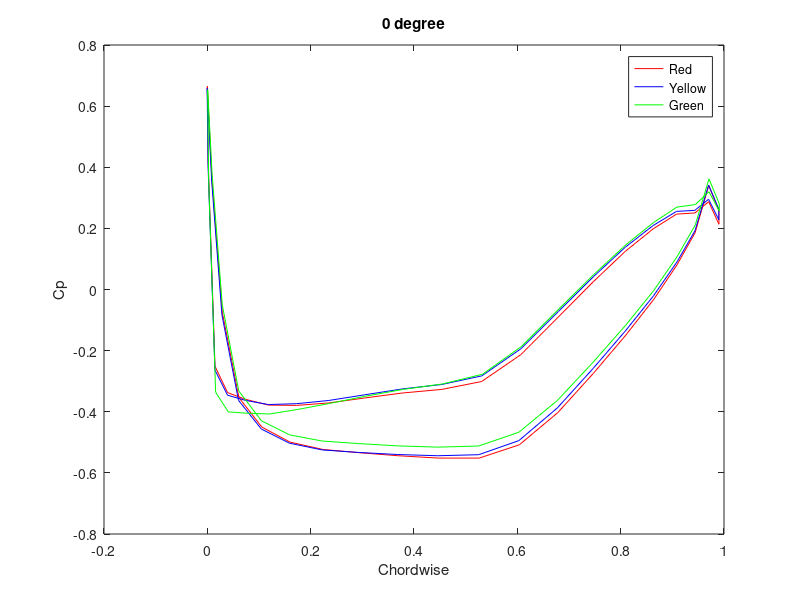
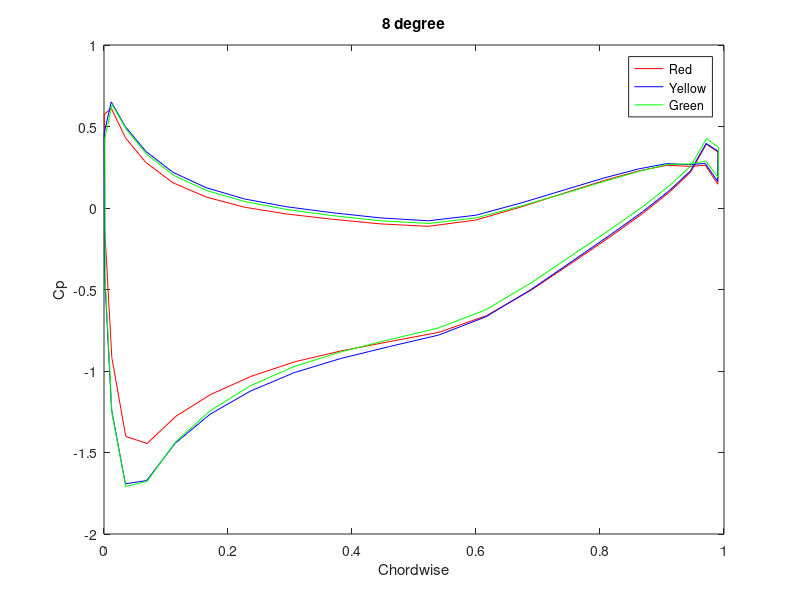
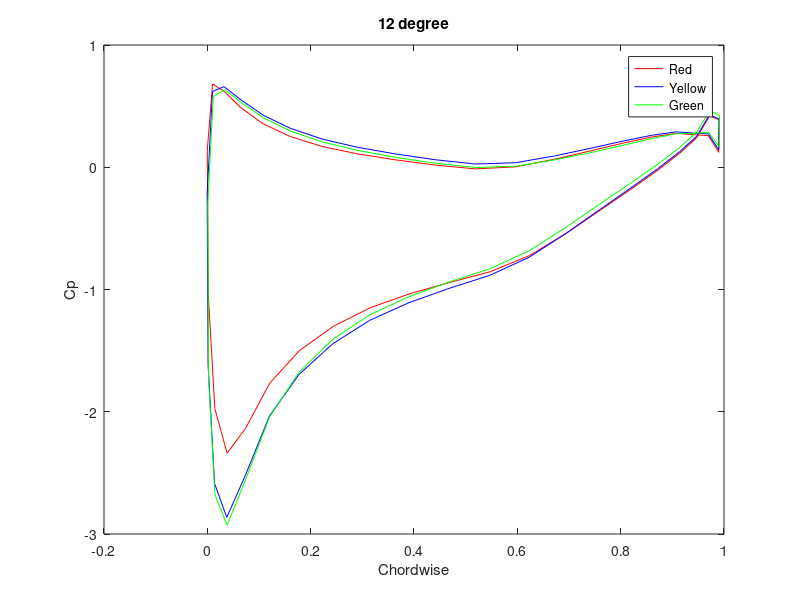
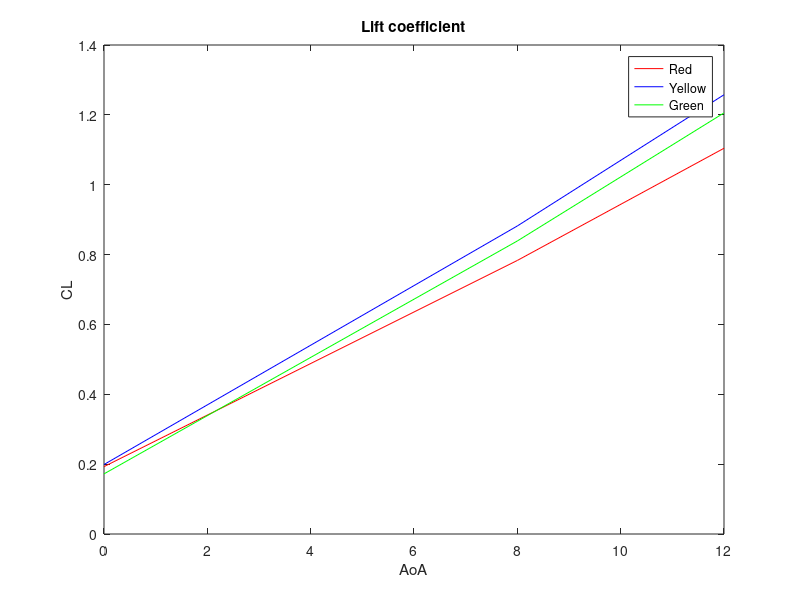

These charts were generated, in order, by the following MATLAB code:
%Panel code
clear
clc

%mesh size
% 12 panels for span, 10, 15, 20 panels for chord

%% 0 degree
% mesh 20
pressuredistribution1 = [
      -4.66634674E-06  0.664966166    ;
   8.91609304E-03  0.361990541    ;
   2.88998354E-02  -7.37983435E-02;
   6.10768534E-02 -0.353486478    ;
  0.105354339     -0.450062990    ;
  0.160045773     -0.499380231    ;
  0.223411322     -0.523333848    ;
  0.293655634     -0.533900082    ;
  0.368876547     -0.543866098    ;
  0.447084218     -0.551587820    ;
  0.526195467     -0.551654160    ;
  0.604010224     -0.508052766    ;
  0.678362906     -0.402745366    ;
  0.747429550     -0.273844063    ;
  0.809738636     -0.149704441    ;
  0.863992274      -3.24173123E-02;
  0.909019232       8.05969238E-02;
  0.944132686      0.186046362    ;
  0.970458567      0.340193987    ;
  0.990215898      0.257523268    ;
  0.990219295      0.213590831    ;
  0.970332980      0.287279099    ;
  0.943718910      0.250505418    ;
  0.908263266      0.246701658    ;
  0.862978697      0.198528841    ;
  0.808824301      0.124654420    ;
  0.747170269       2.57022660E-02;
  0.679360986      -8.99774134E-02;
  0.606784999     -0.213175505    ;
  0.530957878     -0.301049888    ;
  0.453782439     -0.326889545    ;
  0.377395362     -0.338674843    ;
  0.303807229     -0.355090559    ;
  0.234908089     -0.371184528    ;
  0.172482148     -0.379236013    ;
  0.118159719     -0.378172040    ;
   7.34105259E-02 -0.359223723    ;
   3.91410589E-02 -0.337281734    ;
   1.48263173E-02 -0.251201391    ;
   1.58589135E-03  0.418110430    ;
  -4.66634674E-06  0.664966166    ;
];
pressuredistribution2 = [
      -3.61428043E-04  0.658351243    ;
   8.41695908E-03  0.354144722    ;
   2.82584801E-02  -8.32092017E-02;
   6.03083000E-02 -0.362580538    ;
  0.104478024     -0.456446260    ;
  0.159080893     -0.502991319    ;
  0.222379074     -0.524917781    ;
  0.292579293     -0.533120811    ;
  0.367779911     -0.539868891    ;
  0.445993692     -0.543924153    ;
  0.525140762     -0.540543854    ;
  0.603025854     -0.494345158    ;
  0.677482426     -0.387400627    ;
  0.746673107     -0.258299202    ;
  0.809109509     -0.135557845    ;
  0.863481283      -2.08459981E-02;
  0.908608615       8.92124921E-02;
  0.943800986      0.192019090    ;
  0.970185757      0.341998875    ;
  0.989988625      0.263040364    ;
  0.990018785      0.227987975    ;
  0.970140040      0.295281738    ;
  0.943523049      0.258910775    ;
  0.908069670      0.255534053    ;
  0.862811804      0.209371537    ;
  0.808712602      0.138111860    ;
  0.747138023       4.17704061E-02;
  0.679421008      -7.18489438E-02;
  0.606933951     -0.193981022    ;
  0.531173170     -0.282606453    ;
  0.454032153     -0.310661703    ;
  0.377654910     -0.325302690    ;
  0.304057419     -0.344634622    ;
  0.235131055     -0.363094121    ;
  0.172661230     -0.373614579    ;
  0.118280664     -0.376425833    ;
   7.34622180E-02 -0.362634629    ;
   3.91159467E-02 -0.345868200    ;
   1.47145269E-02 -0.263650179    ;
   1.36234786E-03  0.408137113    ;
  -3.61428043E-04  0.658351243    ;
];
pressuredistribution3 = [
       6.40619779E-04  0.653791487    ;
   9.22972802E-03  0.377154410    ;
   2.88826302E-02  -5.00297956E-02;
   6.07597269E-02 -0.331741184    ;
  0.104777358     -0.429697663    ;
  0.159247339     -0.475665718    ;
  0.222436562     -0.495815396    ;
  0.292553067     -0.504147947    ;
  0.367698461     -0.511627913    ;
  0.445889443     -0.515773833    ;
  0.525050282     -0.512061417    ;
  0.602993906     -0.466939062    ;
  0.677553177     -0.362955213    ;
  0.746873617     -0.237513632    ;
  0.809445977     -0.117413610    ;
  0.863945901      -3.46231111E-03;
  0.909182549      0.107402302    ;
  0.944460273      0.211402372    ;
  0.970910311      0.362014323    ;
  0.990761518      0.280902207    ;
  0.990822971      0.256491572    ;
  0.970963478      0.319858521    ;
  0.944352865      0.277854174    ;
  0.908916056      0.269595534    ;
  0.863708854      0.219337568    ;
  0.809700549      0.145856887    ;
  0.748250604       4.94440794E-02;
  0.680677474      -6.34742975E-02;
  0.608332932     -0.185949907    ;
  0.532687128     -0.277241826    ;
  0.455621392     -0.308901191    ;
  0.379287720     -0.326774836    ;
  0.305708617     -0.349318057    ;
  0.236776024     -0.372761369    ;
  0.174276724     -0.392616481    ;
  0.119845480     -0.407374233    ;
   7.49587119E-02 -0.404545456    ;
   4.05307561E-02 -0.400462061    ;
   1.60317626E-02 -0.335933834    ;
   2.54130596E-03  0.359174222    ;
   6.40619779E-04  0.653791487  ;
];

figure(1)
plot(pressuredistribution1(:,1),pressuredistribution1(:,2),'r');
hold on
plot(pressuredistribution2(:,1),pressuredistribution2(:,2),'b');
hold on
plot(pressuredistribution3(:,1),pressuredistribution3(:,2),'g');
title("0 degree");
xlabel("Chordwise")
ylabel("Cp");
legend("Red","Yellow","Green")

%% degree8
% mesh 20
pressuredistribution4 = [
       1.18668319E-03 -0.126910403    ;
   1.26027670E-02 -0.917784095    ;
   3.51011641E-02  -1.40117753    ;
   6.95516765E-02  -1.44472659    ;
  0.115778916      -1.27832901    ;
  0.172097057      -1.14384758    ;
  0.236727089      -1.03346181    ;
  0.307844222     -0.943296432    ;
  0.383523524     -0.875572205    ;
  0.461729586     -0.818906546    ;
  0.540323973     -0.762344897    ;
  0.617013216     -0.660248160    ;
  0.689646065     -0.501899004    ;
  0.756637931     -0.331528574    ;
  0.816806197     -0.175430924    ;
  0.869071126      -3.29953618E-02;
  0.912405491       9.87886116E-02;
  0.946189046      0.219971165    ;
  0.971512675      0.391849637    ;
  0.990518868      0.342836529    ;
  0.990044415      0.145573705    ;
  0.969986677      0.261861891    ;
  0.943399847      0.255532324    ;
  0.907849491      0.262151092    ;
  0.862034500      0.227081016    ;
  0.806833923      0.169091731    ;
  0.743699670       9.30476636E-02;
  0.674184084       8.50206800E-03;
  0.599948764      -7.36694857E-02;
  0.522862554     -0.112476751    ;
  0.444982171      -9.72921550E-02;
  0.368319362      -6.89280257E-02;
  0.294795454      -3.68980058E-02;
  0.226280630       5.18693216E-03;
  0.164539665       6.76130876E-02;
  0.111161828      0.154922441    ;
   6.75684363E-02  0.278824121    ;
   3.45981680E-02  0.430550486    ;
   1.17727658E-02  0.611898839    ;
   4.63155127E-04  0.574489057    ;
   1.18668319E-03 -0.126910403  ;
];
pressuredistribution5 = [
       8.28506541E-04 -0.394901961    ;
   1.20999543E-02  -1.23415041    ;
   3.44539657E-02  -1.69194245    ;
   6.87753484E-02  -1.67206311    ;
  0.114892997      -1.44280005    ;
  0.171121150      -1.26516950    ;
  0.235682920      -1.12415147    ;
  0.306754619      -1.01004612    ;
  0.382413357     -0.922644019    ;
  0.460625589     -0.849735916    ;
  0.539256096     -0.780083120    ;
  0.616016626     -0.667148888    ;
  0.688755274     -0.500123978    ;
  0.755872786     -0.324322939    ;
  0.816170812     -0.165939271    ;
  0.868555188      -2.33364906E-02;
  0.911991715      0.107506007    ;
  0.945855439      0.227342606    ;
  0.971239150      0.396279812    ;
  0.990290761      0.348325610    ;
  0.989843726      0.163502052    ;
  0.969794452      0.273306906    ;
  0.943204284      0.265903980    ;
  0.907656610      0.272589773    ;
  0.861868739      0.239483312    ;
  0.806724429      0.184486642    ;
  0.743670940      0.112326637    ;
  0.674249232       3.26149762E-02;
  0.600104511      -4.39917073E-02;
  0.523085654      -7.84614012E-02;
  0.445240170      -6.04941547E-02;
  0.368587643      -2.91038621E-02;
  0.295054197       7.26696709E-03;
  0.226511672       5.54988943E-02;
  0.164726213      0.124928147    ;
  0.111289285      0.218783557    ;
   6.76252767E-02  0.346915126    ;
   3.45770642E-02  0.497956157    ;
   1.16635878E-02  0.651035070    ;
   2.40296373E-04  0.458205044    ;
   8.28506541E-04 -0.394901961   ;
];
pressuredistribution6 = [
       1.83517009E-03 -0.429403901    ;
   1.29150646E-02  -1.26102555    ;
   3.50784920E-02  -1.70793164    ;
   6.92257583E-02  -1.67802143    ;
  0.115188956      -1.43630493    ;
  0.171282113      -1.24388433    ;
  0.235732675      -1.09151721    ;
  0.306719780     -0.972271085    ;
  0.382322520     -0.882322073    ;
  0.460511774     -0.807285666    ;
  0.539156914     -0.736327350    ;
  0.615977764     -0.623916090    ;
  0.688820839     -0.459126085    ;
  0.756070852     -0.286842674    ;
  0.816508293     -0.132039770    ;
  0.869023621       8.38828739E-03;
  0.912571549      0.138855845    ;
  0.946523607      0.258648962    ;
  0.971972704      0.426938623    ;
  0.991075039      0.371018142    ;
  0.990660191      0.188019082    ;
  0.970631123      0.287424952    ;
  0.944046736      0.270043969    ;
  0.908516526      0.267112792    ;
  0.862779975      0.224878863    ;
  0.807727754      0.164426744    ;
  0.744801760       9.21105891E-02;
  0.675525844       1.50994789E-02;
  0.601525664      -5.95189109E-02;
  0.524623692      -9.48931426E-02;
  0.446854174      -7.86756650E-02;
  0.370245636      -4.75337207E-02;
  0.296730459      -1.02049047E-02;
  0.228180960       3.84281911E-02;
  0.166365013      0.106111683    ;
  0.112875827      0.198684365    ;
   6.91415444E-02  0.328471035    ;
   3.60092036E-02  0.482210249    ;
   1.29945949E-02  0.634595335    ;
   1.42738339E-03  0.429832757    ;
   1.83517009E-03 -0.429403901    ;
];



figure(2)
plot(pressuredistribution4(:,1),pressuredistribution4(:,2),'r');
hold on
plot(pressuredistribution5(:,1),pressuredistribution5(:,2),'b');
hold on
plot(pressuredistribution6(:,1),pressuredistribution6(:,2),'g');
title("8 degree");
xlabel("Chordwise")
ylabel("Cp");
legend("Red","Yellow","Green")

%% degree 12
%mesh 20

pressuredistribution7 = [   1.78398122E-03  -1.03347862    ;
   1.44771850E-02  -1.97309470    ;
   3.82626317E-02  -2.33916879    ;
   7.38769397E-02  -2.13610983    ;
  0.121102400      -1.76399028    ;
  0.178253263      -1.50004590    ;
  0.243530691      -1.30175543    ;
  0.315094620      -1.14931273    ;
  0.391008526      -1.03551769    ;
  0.469213605     -0.942088425    ;
  0.547543526     -0.854440033    ;
  0.623656750     -0.722187459    ;
  0.695409358     -0.538238883    ;
  0.761338949     -0.348697186    ;
  0.820411623     -0.178221688    ;
  0.871658444      -2.48757266E-02;
  0.914126158      0.114526831    ;
  0.947229385      0.241728634    ;
  0.972039759      0.420048952    ;
  0.990661263      0.389215708    ;
  0.989941597      0.121995509    ;
  0.969796896      0.258205354    ;
  0.943223894      0.266203761    ;
  0.907625198      0.277273953    ;
  0.861538649      0.248632163    ;
  0.805802524      0.198693484    ;
  0.741910636      0.134333238    ;
  0.671521366       6.54905736E-02;
  0.596436858       3.33913555E-03;
  0.518706262      -1.34637710E-02;
  0.440465003       1.79774910E-02;
  0.363661230       6.10149875E-02;
  0.290170252      0.109795235    ;
  0.221852183      0.170259744    ;
  0.160461947      0.251689941    ;
  0.107567735      0.356395870    ;
   6.45659938E-02  0.488319635    ;
   3.22607569E-02  0.621801078    ;
   1.01975659E-02  0.681775987    ;
  -1.23904392E-04  0.139790952    ;
   1.78398122E-03  -1.03347862 ];

pressuredistribution8 = [   1.42184249E-03  -1.61452067    ;
   1.39673641E-02  -2.58647418    ;
   3.76050659E-02  -2.86437726    ;
   7.30872899E-02  -2.52530503    ;
  0.120200537      -2.03563571    ;
  0.177259132      -1.69538391    ;
  0.242466509      -1.44466937    ;
  0.313983947      -1.25289559    ;
  0.389876634      -1.10837543    ;
  0.468087941     -0.990741253    ;
  0.546454489     -0.884226739    ;
  0.622640729     -0.736584365    ;
  0.694501340     -0.540533125    ;
  0.760559738     -0.343249828    ;
  0.819764376     -0.168850094    ;
  0.871133566      -1.40348589E-02;
  0.913706064      0.125432238    ;
  0.946890712      0.251858085    ;
  0.971763134      0.427602261    ;
  0.990430772      0.395715684    ;
  0.989739656      0.142998159    ;
  0.969603479      0.273124844    ;
  0.943026960      0.278727591    ;
  0.907431006      0.289413363    ;
  0.861372530      0.262452781    ;
  0.805693746      0.215402111    ;
  0.741885006      0.155227810    ;
  0.671591759       9.21365693E-02;
  0.596599877       3.71466465E-02;
  0.518938422       2.62689237E-02;
  0.440733075       6.17490336E-02;
  0.363939583      0.109105699    ;
  0.290438980      0.163482353    ;
  0.222092688      0.230867207    ;
  0.160657018      0.318754584    ;
  0.107702546      0.426753193    ;
   6.46286458E-02  0.552846432    ;
   3.22436839E-02  0.659474790    ;
   1.00902636E-02  0.620170951    ;
  -3.47515946E-04 -0.213515222    ;
   1.42184249E-03  -1.61452067   ];

pressuredistribution9 = [   2.43799156E-03  -1.72299528    ;
   1.47884507E-02  -2.67845130    ;
   3.82313654E-02  -2.92842984    ;
   7.35361427E-02  -2.56069469    ;
  0.120491318      -2.04286098    ;
  0.177412018      -1.67678130    ;
  0.242505953      -1.40829515    ;
  0.313937187      -1.20835030    ;
  0.389773160      -1.05960274    ;
  0.467961192     -0.938883483    ;
  0.546343625     -0.830868840    ;
  0.622591734     -0.683936059    ;
  0.694560170     -0.490541667    ;
  0.760755062     -0.297633469    ;
  0.820102692     -0.127941549    ;
  0.871606529       2.40043364E-02;
  0.914293587      0.163137645    ;
  0.947568595      0.289718390    ;
  0.972508550      0.464750290    ;
  0.991227567      0.422360331    ;
  0.990571380      0.168022707    ;
  0.970454872      0.284223557    ;
  0.943885207      0.277109057    ;
  0.908305943      0.275680959    ;
  0.862300336      0.236559823    ;
  0.806715667      0.181747600    ;
  0.743036330      0.120703764    ;
  0.672892272       6.08953908E-02;
  0.598048210       8.79301503E-03;
  0.520505548      -2.45756074E-03;
  0.442377657       3.19018438E-02;
  0.365628868       8.00637230E-02;
  0.292146295      0.136637107    ;
  0.223792449      0.205720693    ;
  0.162324369      0.293405056    ;
  0.109315328      0.401661426    ;
   6.61688447E-02  0.529306293    ;
   3.36974002E-02  0.634257257    ;
   1.14394631E-02  0.578603625    ;
   8.52942409E-04 -0.301048636    ;
   2.43799156E-03  -1.72299528 ];


figure(3)
plot(pressuredistribution7(:,1),pressuredistribution7(:,2),'r');
hold on
plot(pressuredistribution8(:,1),pressuredistribution8(:,2),'b');
hold on
plot(pressuredistribution9(:,1),pressuredistribution9(:,2),'g');
title("12 degree");
xlabel("Chordwise")
ylabel("Cp");
legend("Red","Yellow","Green")
%% cl calculation
for i = 1:20
    dx1Lower(i) = pressuredistribution1(i+1,1)-pressuredistribution1(i,1);
    dx2Lower(i) = pressuredistribution2(i+1,1)-pressuredistribution2(i,1);
    dx3Lower(i) = pressuredistribution3(i+1,1)-pressuredistribution3(i,1);
    dx4Lower(i) = pressuredistribution4(i+1,1)-pressuredistribution4(i,1);
    dx5Lower(i) = pressuredistribution5(i+1,1)-pressuredistribution5(i,1);
    dx6Lower(i) = pressuredistribution6(i+1,1)-pressuredistribution6(i,1);
    dx7Lower(i) = pressuredistribution7(i+1,1)-pressuredistribution7(i,1);
    dx8Lower(i) = pressuredistribution8(i+1,1)-pressuredistribution8(i,1);
    dx9Lower(i) = pressuredistribution9(i+1,1)-pressuredistribution9(i,1);
end

for j = 21:40
    dx1Upper(j-20) = pressuredistribution1(j,1)-pressuredistribution1(j+1,1);  
    dx2Upper(j-20) = pressuredistribution2(j,1)-pressuredistribution2(j+1,1);  
    dx3Upper(j-20) = pressuredistribution3(j,1)-pressuredistribution3(j+1,1);  
    dx4Upper(j-20) = pressuredistribution4(j,1)-pressuredistribution4(j+1,1);  
    dx5Upper(j-20) = pressuredistribution5(j,1)-pressuredistribution5(j+1,1);  
    dx6Upper(j-20) = pressuredistribution6(j,1)-pressuredistribution6(j+1,1);  
    dx7Upper(j-20) = pressuredistribution7(j,1)-pressuredistribution7(j+1,1);  
    dx8Upper(j-20) = pressuredistribution8(j,1)-pressuredistribution8(j+1,1);  
    dx9Upper(j-20) = pressuredistribution9(j,1)-pressuredistribution9(j+1,1);  
end

% red yellow green
ClRed0 = (dx1Upper*pressuredistribution1(21:40,2)) - (dx1Lower*pressuredistribution1(1:20,2));
ClRed8 = (dx4Upper*pressuredistribution4(21:40,2)) - (dx4Lower*pressuredistribution4(1:20,2));
ClRed12 = (dx7Upper*pressuredistribution7(21:40,2)) - (dx7Lower*pressuredistribution7(1:20,2));

ClYellow0 = (dx2Upper*pressuredistribution2(21:40,2)) - (dx1Lower*pressuredistribution2(1:20,2));
ClYellow8 = (dx5Upper*pressuredistribution5(21:40,2)) - (dx4Lower*pressuredistribution5(1:20,2));
ClYellow12 = (dx8Upper*pressuredistribution8(21:40,2)) - (dx7Lower*pressuredistribution8(1:20,2));

ClGreen0 = (dx3Upper*pressuredistribution3(21:40,2)) - (dx1Lower*pressuredistribution3(1:20,2));
ClGreen8 = (dx6Upper*pressuredistribution6(21:40,2)) - (dx4Lower*pressuredistribution6(1:20,2));
ClGreen12 = (dx9Upper*pressuredistribution9(21:40,2)) - (dx7Lower*pressuredistribution9(1:20,2));

figure(4)
plot([0,8,12],[ClRed0,ClRed8,ClRed12],'r');
hold on
plot([0,8,12],[ClYellow0,ClYellow8,ClYellow12],'b');
hold on
plot([0,8,12],[ClGreen0,ClGreen8,ClGreen12],'g');
title("Lift coefficient");
xlabel("AoA")
ylabel("CL");
legend("Red","Yellow","Green")
